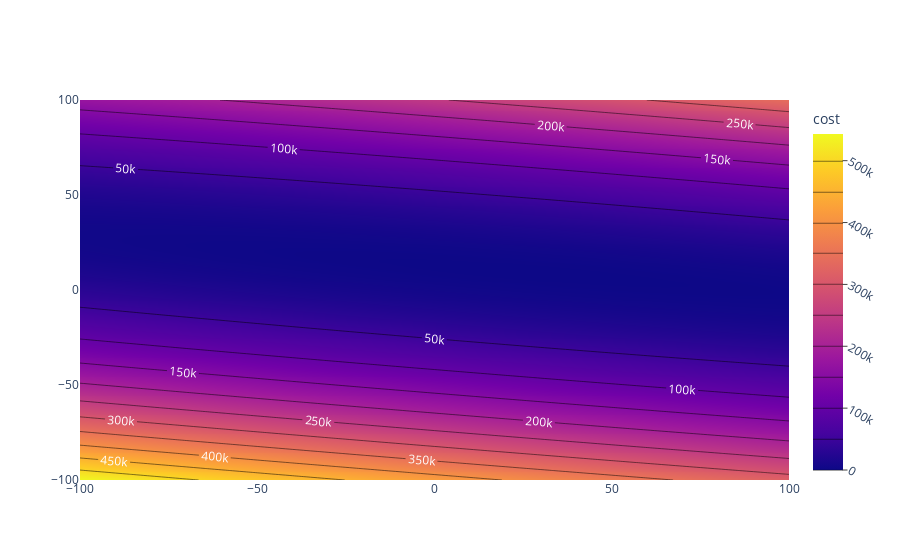

The code cell stored with this chart in its notebook:
### Markdown cell above
### Q. Please use our dataset to draw the countour.

### Code cell
import plotly.graph_objects as go

fig = go.Figure(data =
    go.Contour(
        # z=costs,
        # x=ws, # horizontal axis
        # y=bs, # vertical axis
        z=dd["cost"],
        x=dd["ws"], # horizontal axis
        y=dd["bs"], # vertical axis
        
        contours=dict(
            coloring ='heatmap',
            showlabels = True, # show labels on contours
            labelfont = dict( # label font properties
                size = 12,
                color = 'white',
        )),
        colorbar=dict(nticks=10, ticks='outside',
                      ticklen=5, tickwidth=1,
                      title='cost', # title here
                      showticklabels=True,
                      tickangle=30, tickfont_size=12)
        
    ))
fig.show()

### Figure 1 — Plotly figure (JSON) as saved in the notebook; plotly's stock layout.template omitted (floating-point values rounded to 4 significant figures; data arrays with more than 128 entries replaced by an {"elided": "..."} marker saying what was removed)
{"data": [{"colorbar": {"nticks": 10, "showticklabels": true, "tickangle": 30, "tickfont": {"size": 12}, "ticklen": 5, "ticks": "outside", "tickwidth": 1, "title": {"text": "cost"}}, "contours": {"coloring": "heatmap", "labelfont": {"color": "white", "size": 12}, "showlabels": true}, "type": "contour", "x": {"elided": "201 int values"}, "y": {"elided": "201 int values"}, "z": {"elided": "201x201 float values"}}], "layout": {}}
